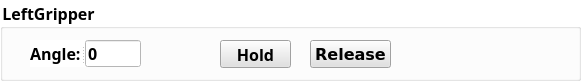
       <widget class="QGroupBox" name="groupBox_16">
        <property name="geometry">
         <rect>
          <x>10</x>
          <y>580</y>
          <width>581</width>
          <height>81</height>
         </rect>
        </property>
        <property name="font">
         <font>
          <family>微軟正黑體</family>
          <pointsize>12</pointsize>
          <weight>75</weight>
          <bold>true</bold>
         </font>
        </property>
        <property name="styleSheet">
         <string notr="true">background-color: rgb(255, 255, 255);</string>
        </property>
        <property name="title">
         <string>LeftGripper</string>
        </property>
        <widget class="QPushButton" name="LeftGripper_btn_Hold">
         <property name="geometry">
          <rect>
           <x>220</x>
           <y>40</y>
           <width>71</width>
           <height>28</height>
          </rect>
         </property>
         <property name="font">
          <font>
           <family>微軟正黑體</family>
           <pointsize>12</pointsize>
           <weight>75</weight>
           <bold>true</bold>
          </font>
         </property>
         <property name="styleSheet">
          <string notr="true">background-color: rgb(225, 225, 225);</string>
         </property>
         <property name="text">
          <string>Hold</string>
         </property>
        </widget>
        <widget class="QPushButton" name="LeftGripper_btn_Release">
         <property name="geometry">
          <rect>
           <x>310</x>
           <y>40</y>
           <width>81</width>
           <height>28</height>
          </rect>
         </property>
         <property name="font">
          <font>
           <family>Bitstream Vera Sans</family>
           <pointsize>12</pointsize>
           <weight>75</weight>
           <bold>true</bold>
          </font>
         </property>
         <property name="styleSheet">
          <string notr="true">background-color: rgb(225, 225, 225);</string>
         </property>
         <property name="text">
          <string>Release</string>
         </property>
        </widget>
        <widget class="QSplitter" name="splitter_2">
         <property name="geometry">
          <rect>
           <x>30</x>
           <y>40</y>
           <width>111</width>
           <height>27</height>
          </rect>
         </property>
         <property name="orientation">
          <enum>Qt::Horizontal</enum>
         </property>
         <widget class="QLabel" name="LeftGripper_label_title_Angle">
          <property name="font">
           <font>
            <family>微軟正黑體</family>
            <pointsize>12</pointsize>
            <weight>75</weight>
            <bold>true</bold>
           </font>
          </property>
          <property name="text">
           <string>Angle:</string>
          </property>
         </widget>
         <widget class="QLineEdit" name="LeftGripper_lineEdit_Angle">
          <property name="font">
           <font>
            <family>微軟正黑體</family>
            <pointsize>12</pointsize>
            <weight>75</weight>
            <bold>true</bold>
           </font>
          </property>
          <property name="text">
           <string>0</string>
          </property>
         </widget>
        </widget>
       </widget>
